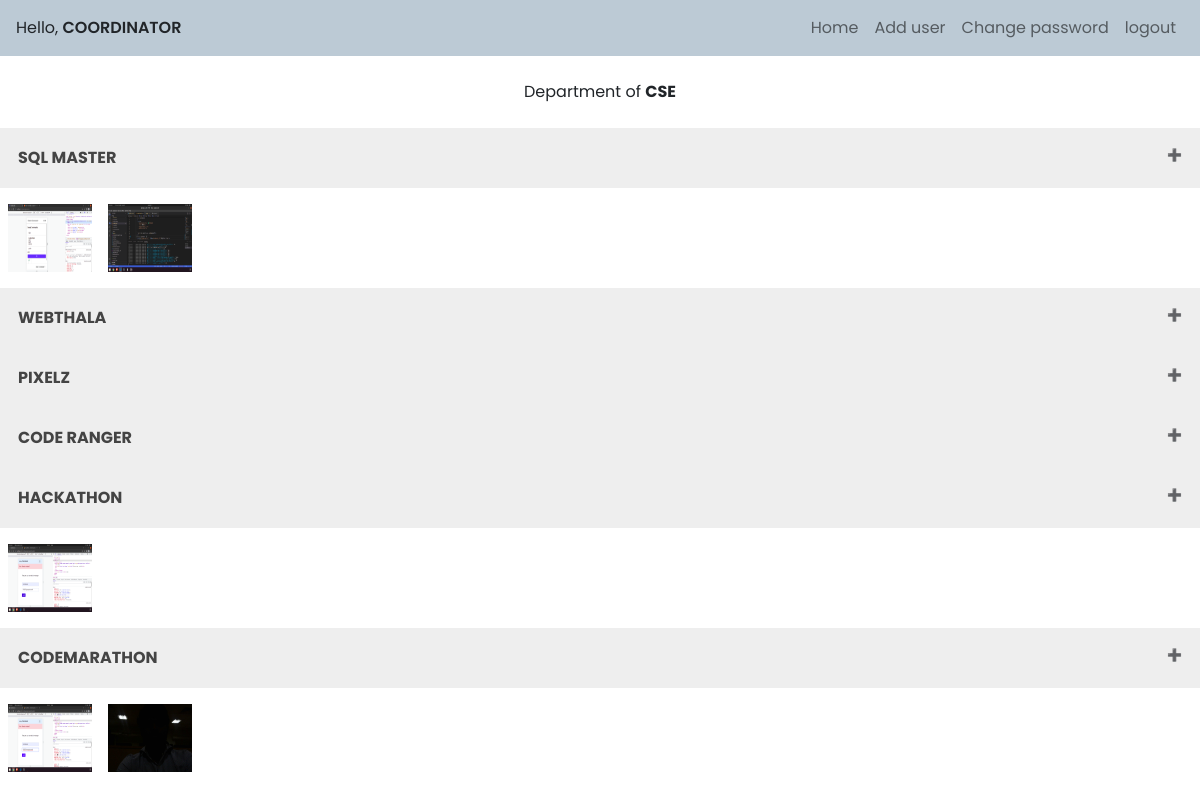
Screenshot of /dashboard.php (signed in) with the database file from the repository.
### tables this page shows
CREATE TABLE `competitions` (
  `eveSno` int(255) NOT NULL,
  `eveID` varchar(255) NOT NULL,
  `eveName` varchar(255) NOT NULL,
  `eveDepartment` varchar(255) NOT NULL,
  `eveImg` varchar(100) DEFAULT NULL,
  `about` text DEFAULT NULL,
  `structure` text DEFAULT NULL,
  `timeline` text DEFAULT NULL,
  `faq` text DEFAULT NULL,
  `rules` text DEFAULT NULL,
  `contact_info` varchar(255) DEFAULT NULL,
  `sponImg` varchar(100) DEFAULT NULL,
  `isRegistrationsOpened` int(10) NOT NULL DEFAULT 0,
  `minTeam` int(10) NOT NULL DEFAULT 1,
  `maxTeam` int(10) NOT NULL DEFAULT 1
);

### includes/getBack.php (called while the page is built, shortened)
<?php
$user = $_SESSION['user'];
$usernameOriginal = $_SESSION['name'];
$pieces = explode("@",$usernameOriginal);
?>

### dashboard.php (the view, shortened to what this page needs)
<?php
    include "./includes/header.php";
    include "./includes/getBack.php";
    include "./includes/nav.php";
    include "./includes/connect.php";
?>
<?php
if($user=='coordinator'){
    echo "<br><center>Department of <b style='text-transform:uppercase;'>".$pieces[0]."</b></center></br>";
    $response = mysqli_query($connection,"SELECT * FROM competitions WHERE eveDepartment='$pieces[0]'");
    if(mysqli_num_rows($response)>0){
        while($row = mysqli_fetch_assoc($response)){
            $fetchedEvent = $row['eveName'];
            $fetchedAbout = $row['about'];
            $fetchedstructure = $row['structure'];
            $fetchedtimeline = $row['timeline'];
            $fetchedfaq = $row['faq'];
            $fetchedRules = $row['rules'];
            $fetchedcontact = $row['contact_info'];
            $fetchedimg = $row['eveImg'];
            $fetchedsponimg = $row['sponImg'];
            echo "<center><button class='accordion'> <b>$fetchedEvent</b> </button>
                  <div class='panel'>
                  <br>
                     <div class='form-group'>
                         <textarea class='form-control heightClass' placeholder='About' disabled> $fetchedAbout </textarea>
                     </div>
                     <br>
                     <div class='form-group'>
                         <textarea class='form-control heightClass' placeholder='Rules' disabled> $fetchedstructure </textarea>
                     </div>
                     <br>
                     <div class='form-group'>
                         <textarea class='form-control heightClass' placeholder='Timeline' disabled> $fetchedtimeline </textarea>
                     </div>
                     <br>
                     <div class='form-group'>
                         <textarea class='form-control heightClass' placeholder='FAQs' disabled> $fetchedfaq </textarea>
                     </div>
                     <br>
                     <div class='form-group'>
                         <textarea class='form-control heightClass' placeholder='Rules' disabled> $fetchedRules </textarea>
                     </div>
                     <br>
                     <div class='form-group'>
                         <textarea class='form-control heightClass' placeholder='Contact' disabled> $fetchedcontact </textarea>
                     </div>
                  </div><br></center>";
                  if ($fetchedimg){
                    echo "<img src='images/$fetchedimg' class='eveimage'>";
                  }
                  if ($fetchedsponimg){
                    echo "<img src='images/$fetchedsponimg' class='eveimage'>";
                  }
        }
    }
}
?>

### includes/header.php (shortened to what this page needs)
<!DOCTYPE html>
<html lang="en">
  <head>
    <link
      rel="stylesheet"
      href="https://cdn.jsdelivr.net/npm/bootstrap@5.1.3/dist/css/bootstrap.min.css"
    />
    <link rel="stylesheet" href="./css/styles.css" />
    <link href='https://unpkg.com/boxicons@2.1.2/css/boxicons.min.css' rel='stylesheet'>
  </head>
  <body>

### includes/nav.php (shortened to what this page needs)
<?php
    include "./includes/getBack.php";
?>
<nav class="navbar navbar-expand-lg navbar-light" style="background-color: #bccad5;">
  <p>Hello, <span style="text-transform:uppercase; font-weight:600;"><?php echo $user;?></span></p>
  <div class="collapse navbar-collapse" id="navbarNavAltMarkup">
    <div class="navbar-nav">
      <a class="nav-item nav-link" href="dashboard.php">Home</a>
      <?php
        if($user!='organizer'){
            echo "<a href='addUsr.php' class='nav-item nav-link'>Add user</a>";
        }
      ?>
      <a class="nav-item nav-link" href="passChange.php">Change password</a>
      <a class="nav-item nav-link" href="logout.php">logout</a>
    </div>
  </div>
</nav>

### css/styles.css (style rules this page uses)
* { padding: 0; margin: 0; font-family: "Poppins", sans-serif; }
nav { width: 100%; height: auto; margin: 0 auto; display: flex; justify-content: space-between; align-items: center; padding: 0 1em; }
nav p { margin: 0; }
a { text-decoration: none; }

### includes/nav.php (style rules this page uses)
.navbar-expand-lg .navbar-collapse { justify-content: flex-end !important; }

### dashboard.php (style rules this page uses)
.eveimage { width:100px; height:100px; padding:1em 0.5em; }
.accordion { background-color: #eee; color: #444; cursor: pointer; padding: 18px; width: 100%; text-align: left; border: none; outline: none; transition: 0.4s; text-transform: uppercase; }
.accordion:after { content: '\02795'; font-size: 12px; color: #777; float: right; margin-left: 5px; }

### rows the page displays
competitions: eveName "SQL MASTER", eveImg (picture), sponImg (picture)
competitions: eveName "WEBTHALA"
competitions: eveName "PIXELZ"
competitions: eveName "CODE RANGER"
competitions: eveName "HACKATHON", eveImg (picture)
competitions: eveName "CODEMARATHON", eveImg (picture), sponImg (picture)

### other values shown
$user "COORDINATOR"
$pieces[0] "CSE"
